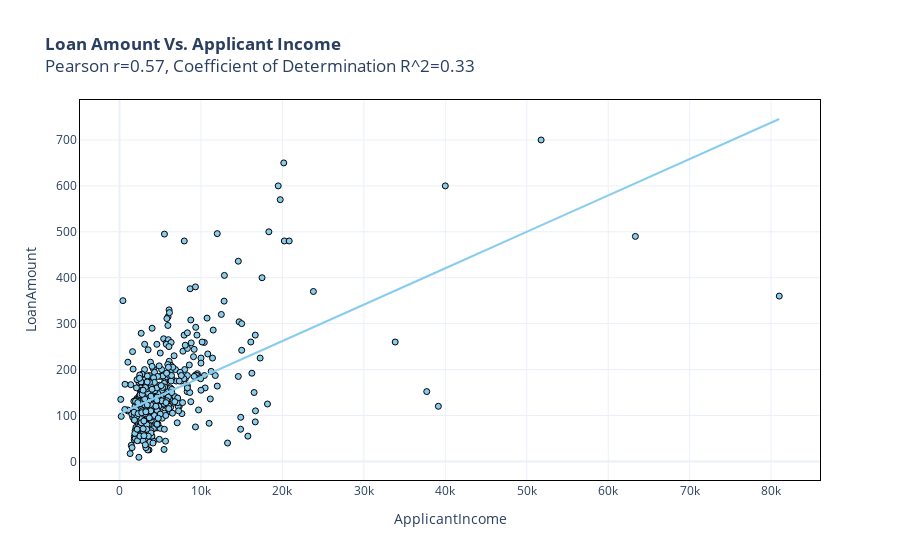

Notebook code cell kept with this figure:
### Markdown cell above
*b.) Scatter plot of Loan Amount and Applicant Income*

### Code cell
# Create scatter plot and plot trendline using the ordinary least squares model
fig = px.scatter(loan_df, x="ApplicantIncome", y="LoanAmount", title="<b>Loan Amount Vs. Applicant Income</b><br>Pearson r=0.57, Coefficient of Determination R^2=0.33", color_discrete_sequence=discrete_color_scheme, trendline="ols")

# Add marker line
fig.update_traces(marker_line_width=1,marker_line_color="black")
# Add borders to the x and y-axes to the plot
fig.update_xaxes(showline=True,
         linecolor='black',
         mirror=True)
fig.update_yaxes(showline=True,
         linecolor='black',
         mirror=True)

# Show the figure
fig.show()

### Figure 1 — Plotly figure (JSON) as saved in the notebook; plotly's stock layout.template omitted (floating-point values rounded to 4 significant figures; data arrays with more than 128 entries replaced by an {"elided": "..."} marker saying what was removed)
{"data": [{"hovertemplate": "ApplicantIncome=%{x}<br>LoanAmount=%{y}<extra></extra>", "legendgroup": "", "marker": {"color": "rgb(136, 204, 238)", "line": {"color": "black", "width": 1}, "symbol": "circle"}, "mode": "markers", "name": "", "orientation": "v", "showlegend": false, "type": "scatter", "x": {"elided": "614 int values"}, "xaxis": "x", "y": {"elided": "614 int values"}, "yaxis": "y"}, {"hovertemplate": "<b>OLS trendline</b><br>LoanAmount = 0.007927 * ApplicantIncome + 103.572<br>R<sup>2</sup>=0.325937<br><br>ApplicantIncome=%{x}<br>LoanAmount=%{y} <b>(trend)</b><extra></extra>", "legendgroup": "", "marker": {"color": "rgb(136, 204, 238)", "line": {"color": "black", "width": 1}, "symbol": "circle"}, "mode": "lines", "name": "", "showlegend": false, "type": "scatter", "x": {"elided": "592 int values"}, "xaxis": "x", "y": {"elided": "592 float values"}, "yaxis": "y"}], "layout": {"legend": {"tracegroupgap": 0}, "title": {"text": "<b>Loan Amount Vs. Applicant Income</b><br>Pearson r=0.57, Coefficient of Determination R^2=0.33"}, "xaxis": {"anchor": "y", "domain": [0, 1], "linecolor": "black", "mirror": true, "showline": true, "title": {"text": "ApplicantIncome"}}, "yaxis": {"anchor": "x", "domain": [0, 1], "linecolor": "black", "mirror": true, "showline": true, "title": {"text": "LoanAmount"}}}}
